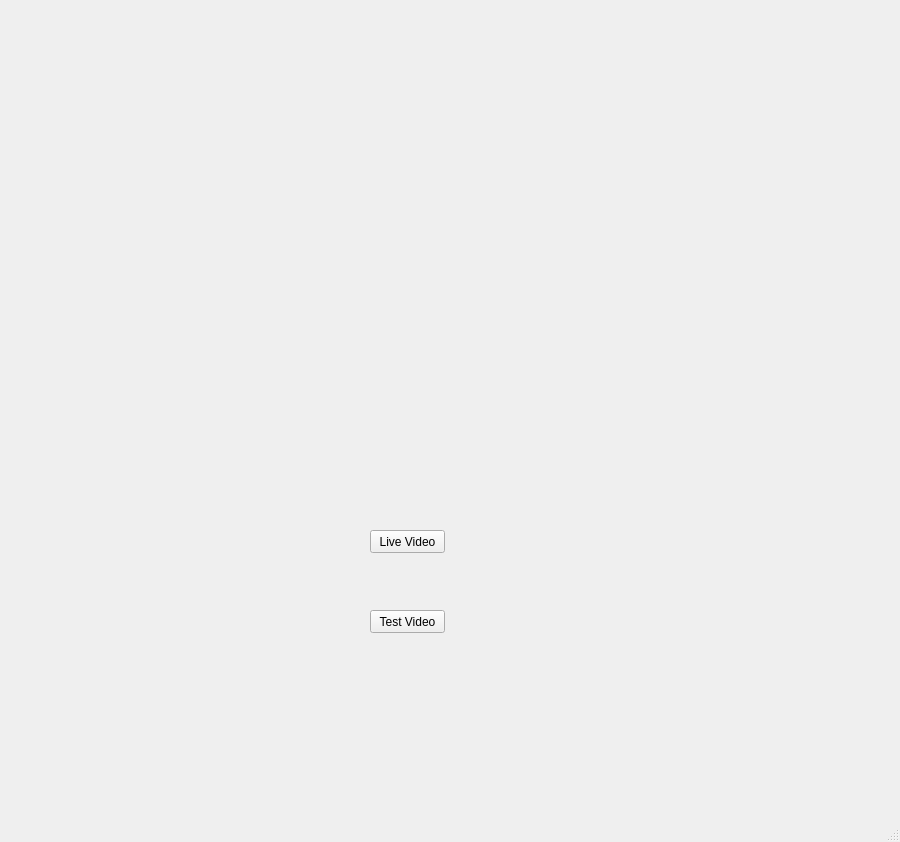
<?xml version="1.0" encoding="UTF-8"?>
<ui version="4.0">
 <class>MainWindow</class>
 <widget class="QMainWindow" name="MainWindow">
  <property name="geometry">
   <rect>
    <x>0</x>
    <y>0</y>
    <width>900</width>
    <height>842</height>
   </rect>
  </property>
  <property name="windowTitle">
   <string>MainWindow</string>
  </property>
  <property name="autoFillBackground">
   <bool>false</bool>
  </property>
  <property name="styleSheet">
   <string notr="true">background-image: url(:/newPrefix/D:/pyq/pyqt5_camera_viewer-master/pyqt5_camera_viewer-master/bgpng.png);</string>
  </property>
  <widget class="QWidget" name="centralwidget">
   <widget class="QPushButton" name="pushButton">
    <property name="geometry">
     <rect>
      <x>370</x>
      <y>530</y>
      <width>75</width>
      <height>23</height>
     </rect>
    </property>
    <property name="autoFillBackground">
     <bool>false</bool>
    </property>
    <property name="text">
     <string>Live Video</string>
    </property>
   </widget>
   <widget class="QPushButton" name="pushButton_2">
    <property name="geometry">
     <rect>
      <x>370</x>
      <y>610</y>
      <width>75</width>
      <height>23</height>
     </rect>
    </property>
    <property name="styleSheet">
     <string notr="true"/>
    </property>
    <property name="text">
     <string>Test Video</string>
    </property>
   </widget>
  </widget>
  <widget class="QMenuBar" name="menubar">
   <property name="geometry">
    <rect>
     <x>0</x>
     <y>0</y>
     <width>900</width>
     <height>21</height>
    </rect>
   </property>
  </widget>
  <widget class="QStatusBar" name="statusbar"/>
 </widget>
 <resources>
  <include location="mh.qrc"/>
 </resources>
 <connections/>
</ui>
